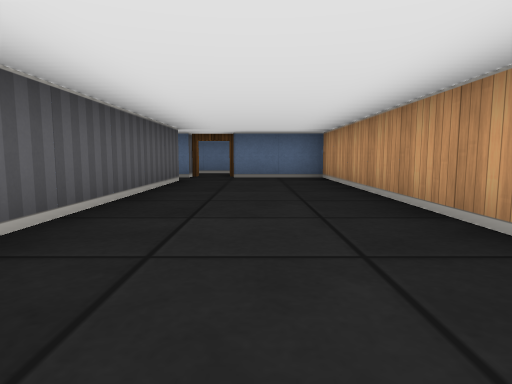
[1] (above)

16 first-person views from a walk through a cub3D ray-caster map. The camera is about half as high as the walls, tilts 6° down and sees 75° across. The floor is counted in squares. Each view is taken from the middle of a square. On the plan, view 1 faces up. The plan holds only what a view shows up to about 9 squares ahead; the rest is blank.

[2]
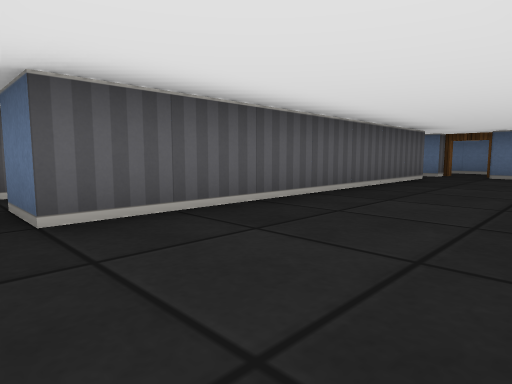

[3]
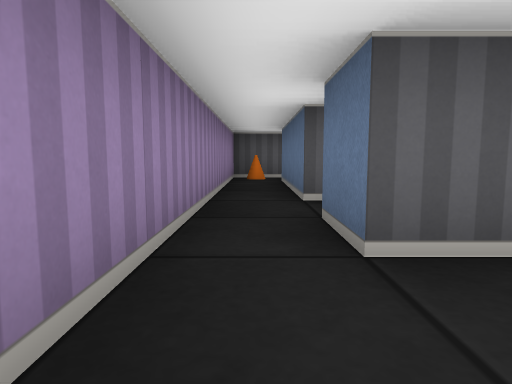

[4]
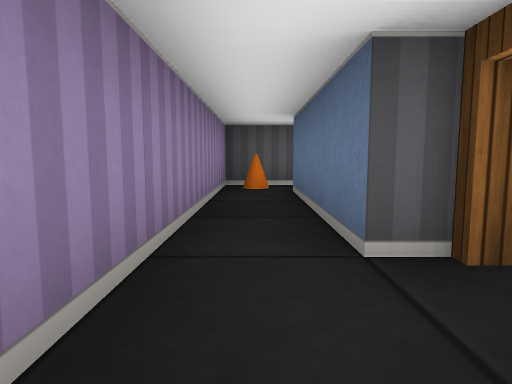

[5]
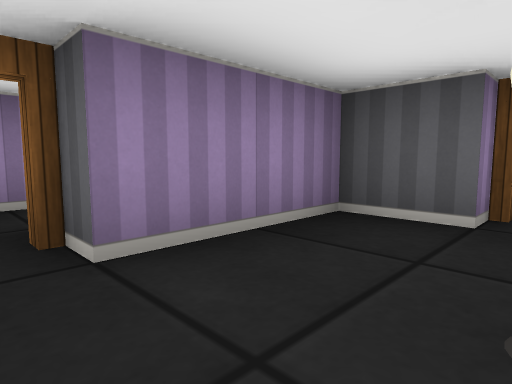

[6]
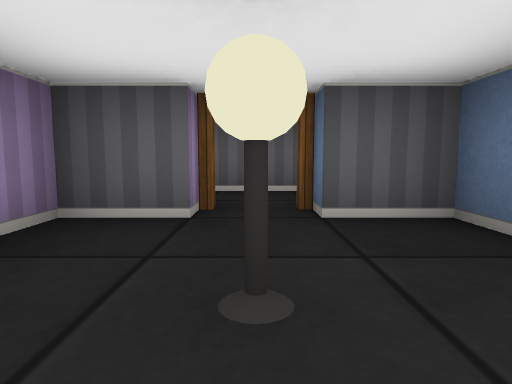

[7]
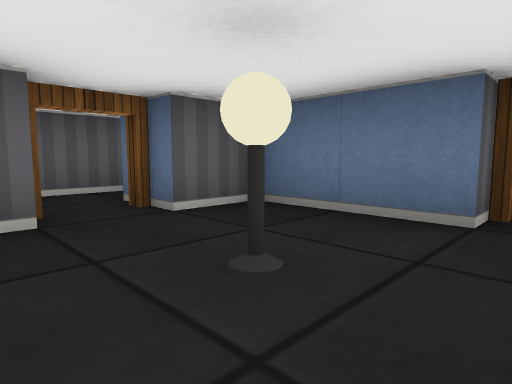

[8]
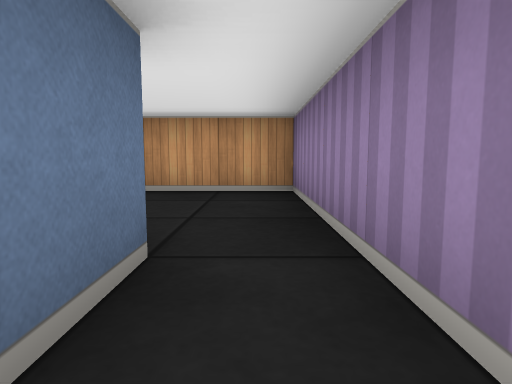

[9]
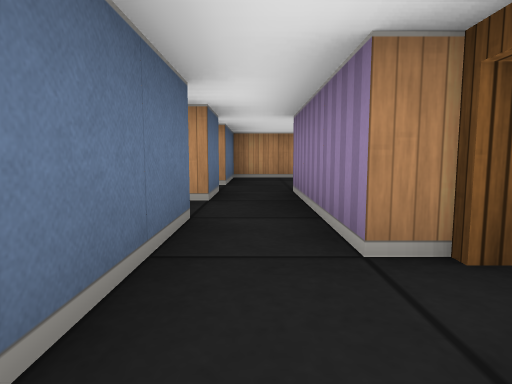

[10]
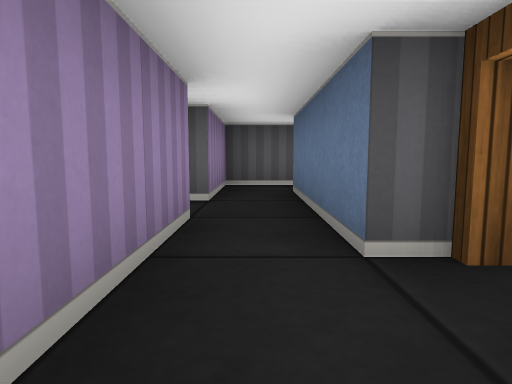

[11]
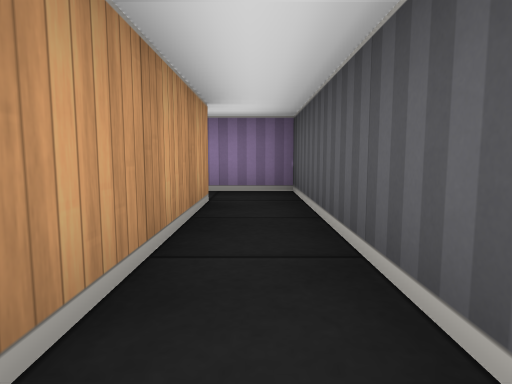

[12]
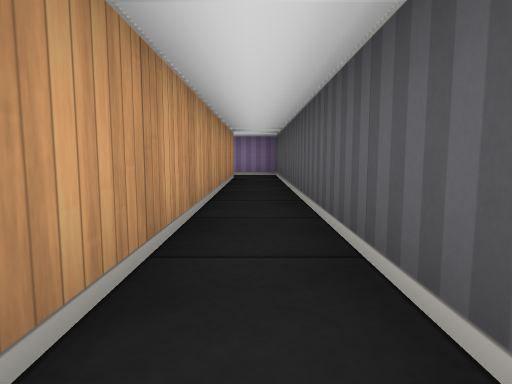

[13]
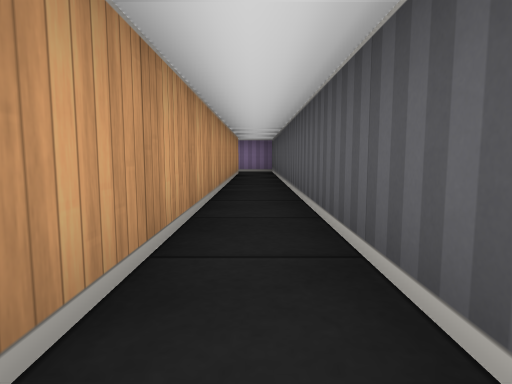

[14]
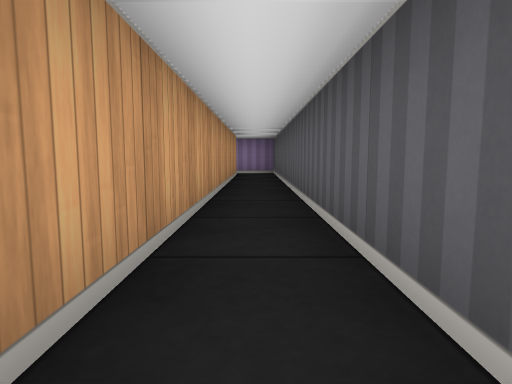

[15]
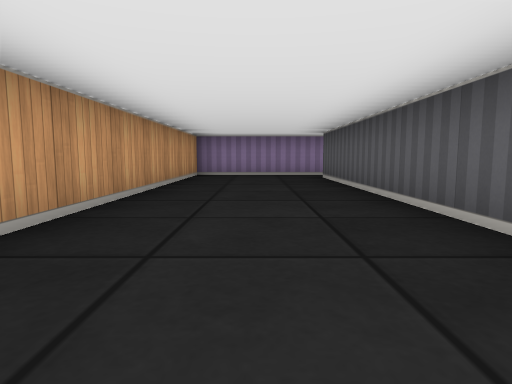

[16]
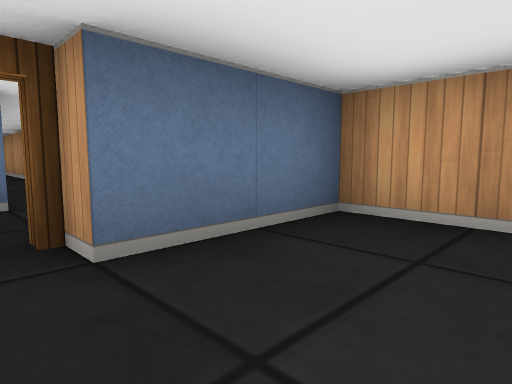

### Floor plan
Ten units are one square. View 1 is at (0, 0); x grows to the right and y downward. Boxes are objects, and circles mark ways between rooms. Rooms are numbered by the first view taken in them; rooms with no view inside come last. Other rooms are left out.
<svg viewBox="-80 -170 100 190">
<path fill="none" stroke="#000" d="M-35 5 -65 5M-15 -65 -15 5 -25 5M-75 4 -75 15 15 15 15 -75 -5 -75M-55 -15 -55 -5 -35 -5M-35 -35 -55 -35 -55 -25M-75 -165 -75 -65 -55 -65M-35 -75 -65 -75 -65 -165M-45 -65 -15 -65M-15 -75 -25 -75"/>
<rect x="-75" y="5" width="10" height="10" fill="#bbb"><title>cone</title></rect>
<rect x="-45" y="-25" width="10" height="10" fill="#bbb"><title>lamp</title></rect>
<circle cx="-30" cy="0" r="3" fill="#2a7"/>
<circle cx="-20" cy="-70" r="3" fill="#2a7"/>
<text x="-10" y="-20">1</text>
<text x="-40" y="-20">2</text>
<text x="-70" y="-130">3</text>
</svg>
Room 1 opens to room 2. Room 1 opens to room 3.

Where each view was taken, in squares from view 1:
view 1: 0 up, 0 right, facing up
view 2: 1 down, 1 right, facing up-left
view 3: 1 down, 0 right, facing left
view 4: 1 down, 2 left, facing left
view 5: 2 up, 3 left, facing down-left
view 6: 2 up, 3 left, facing left
view 7: 1 up, 3 left, facing up-left
view 8: 1 down, 3 left, facing right
view 9: 7 up, 6 left, facing right
view 10: 7 up, 2 left, facing left
view 11: 11 up, 7 left, facing down
view 12: 15 up, 7 left, facing down
view 13: 17 up, 7 left, facing down
view 14: 16 up, 7 left, facing down
view 15: 7 up, 0 right, facing down
view 16: 6 up, 1 left, facing up-right
